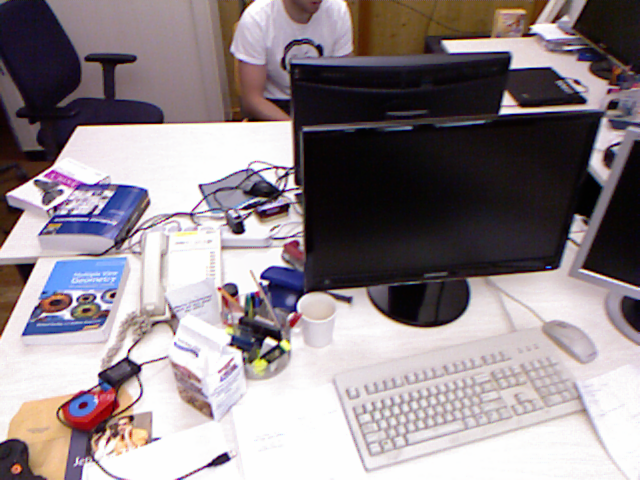
%> input picture material_exercise_2/data/rgbd/rgb/1305031102.175304.png, 640 x 480 px
$ octave ex2_3.m   (GNU Octave 9; MATLAB toolbox functions it lacks are replaced by stand-ins)
%> lines starting %> are read from the running program, lines starting %| are printed output that depends on the picture
clear;
clc;
close;
%%

image1 = imread('data\rgbd\rgb\1305031102.175304.png');
%> image1 is the input picture: size 480x640x3 uint8; mean R, G, B 144.6, 134.5, 139
image2 = imread('data\rgbd\rgb\1305031102.275326.png');
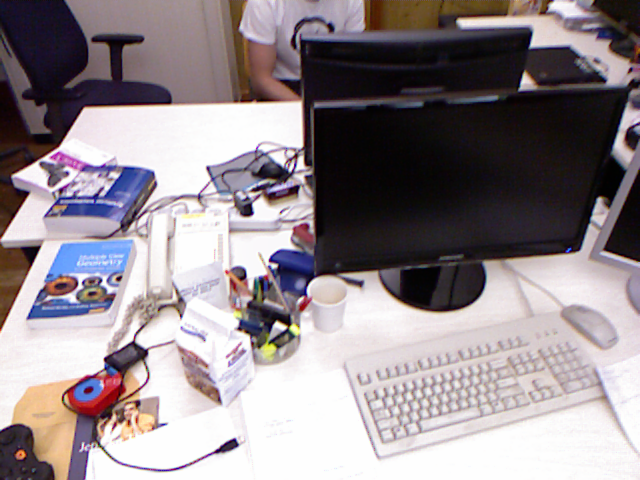
%> input picture material_exercise_2/data/rgbd/rgb/1305031102.275326.png, 640 x 480 px
%> image2 is the input picture: size 480x640x3 uint8; mean R, G, B 147.2, 137.8, 142.3

image1_depth = imread('data\rgbd\depth\1305031102.160407.png');
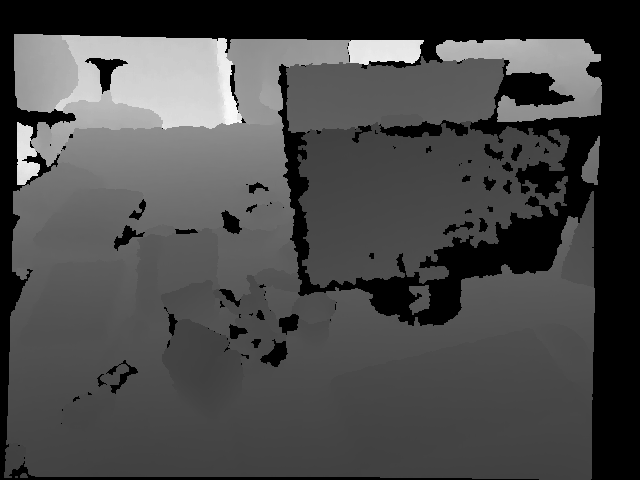
%> input picture material_exercise_2/data/rgbd/depth/1305031102.160407.png, 640 x 480 px
%> image1_depth is the input picture: size 480x640 uint16; min 0, max 18587, mean 5339.7
image2_depth = imread('data\rgbd\depth\1305031102.262886.png');
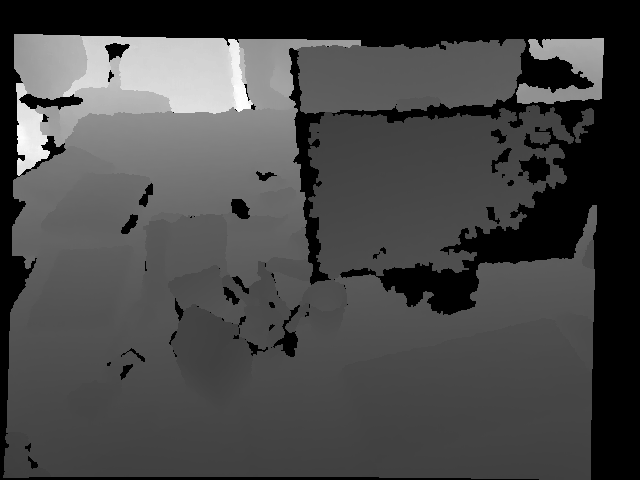
%> input picture material_exercise_2/data/rgbd/depth/1305031102.262886.png, 640 x 480 px
%> image2_depth is the input picture: size 480x640 uint16; min 0, max 18009, mean 5004.5


C1 = [517.3 0 318.6;0 516.5 255.3; 0 0 1];
C2 = [525.4 0 320.1;0 539.2 247.6; 0 0 1];

number_points = 6;

x1 = zeros(number_points,1);
y1 = zeros(number_points,1);
x2 = zeros(number_points,1);
y2 = zeros(number_points,1);
d= zeros(number_points,1);

figure(1);
imshow(uint8(image1));
hold on;
i = 1;
while (i <= number_points)

%> (the run ends here)
